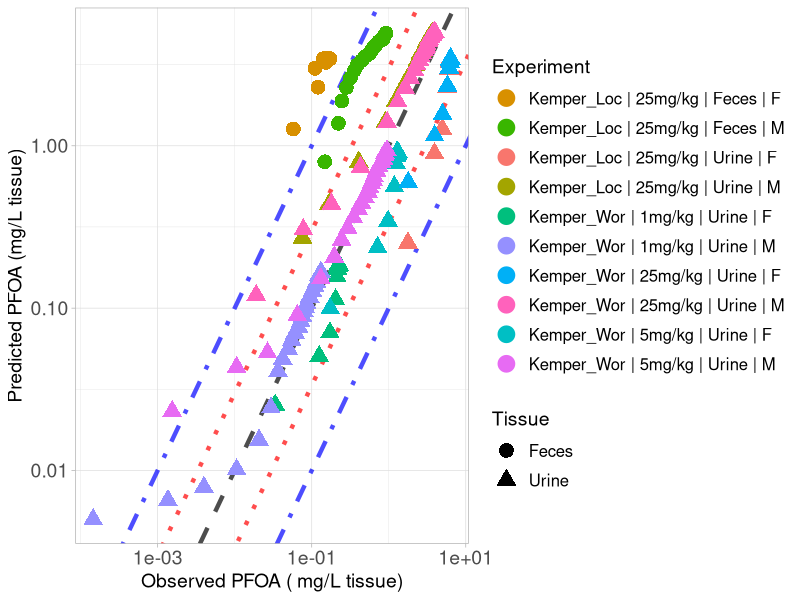

Write the R code that produced this figure.
library(ggplot2)

#setwd("C:/Users/ptsir/Documents/GitHub/PFAS_PBK_models/PFOA inhalation Rat/Validation/Validation_results")
setwd("C:/Users/dpjio/Documents/GitHub/PFAS_PBK_models/PFOA inhalation Rat/Validation/Validation_koff_07_lung_same_RAF_bile")

# Load Results 

# Results from Loccisano
Kemper_excreta_Loccisano_results <- read.csv("Kemper_2003_Excreta_Loccisano_results.csv", header = T)

Kemper_Urine_F_25_Loc <- Kemper_excreta_Loccisano_results[Kemper_excreta_Loccisano_results$Dose == 25 & 
                                             Kemper_excreta_Loccisano_results$Tissue  == "Urine" &
                                          Kemper_excreta_Loccisano_results$sex == "F", ]
Kemper_Urine_F_25_Loc$Experiment <- "Kemper_Loc | 25mg/kg | Urine | F"


Kemper_Feces_F_25_Loc <- Kemper_excreta_Loccisano_results[Kemper_excreta_Loccisano_results$Dose == 25 & 
                                              Kemper_excreta_Loccisano_results$Tissue  == "Feces" &
                                              Kemper_excreta_Loccisano_results$sex == "F", ]
Kemper_Feces_F_25_Loc$Experiment <- "Kemper_Loc | 25mg/kg | Feces | F"



Kemper_Urine_M_25_Loc <- Kemper_excreta_Loccisano_results[Kemper_excreta_Loccisano_results$Dose == 25 & Kemper_excreta_Loccisano_results$Tissue == "Urine" &
                                             Kemper_excreta_Loccisano_results$sex == "M", ]
Kemper_Urine_M_25_Loc$Experiment <- "Kemper_Loc | 25mg/kg | Urine | M"



Kemper_Feces_M_25_Loc <- Kemper_excreta_Loccisano_results[Kemper_excreta_Loccisano_results$Dose == 25 & Kemper_excreta_Loccisano_results$Tissue == "Feces" &
                                             Kemper_excreta_Loccisano_results$sex == "M", ]
Kemper_Feces_M_25_Loc$Experiment <- "Kemper_Loc | 25mg/kg | Feces | M"

#Results from Worley
Kemper_excreta_Worley_results <- read.csv("Kemper_2003_Excreta_Worley_results.csv", header = T)

Kemper_Urine_F_1_Wor <- Kemper_excreta_Worley_results[Kemper_excreta_Worley_results$Dose == 1 & 
                                                           Kemper_excreta_Worley_results$Tissue  == "Urine" &
                                                        Kemper_excreta_Worley_results$sex == "F", ]
Kemper_Urine_F_1_Wor$Experiment <- "Kemper_Wor | 1mg/kg | Urine | F"


Kemper_Urine_F_5_Wor <- Kemper_excreta_Worley_results[Kemper_excreta_Worley_results$Dose == 5 & 
                                                        Kemper_excreta_Worley_results$Tissue  == "Urine" &
                                                        Kemper_excreta_Worley_results$sex == "F", ]
Kemper_Urine_F_5_Wor$Experiment <- "Kemper_Wor | 5mg/kg | Urine | F"


Kemper_Urine_F_25_Wor <- Kemper_excreta_Worley_results[Kemper_excreta_Worley_results$Dose == 25 & 
                                                            Kemper_excreta_Worley_results$Tissue  == "Urine" &
                                                            Kemper_excreta_Worley_results$sex == "F", ]
Kemper_Urine_F_25_Wor$Experiment <- "Kemper_Wor | 25mg/kg | Urine | F"



Kemper_Urine_M_1_Wor <- Kemper_excreta_Worley_results[Kemper_excreta_Worley_results$Dose == 1 & 
                                                        Kemper_excreta_Worley_results$Tissue  == "Urine" &
                                                        Kemper_excreta_Worley_results$sex == "M", ]
Kemper_Urine_M_1_Wor$Experiment <- "Kemper_Wor | 1mg/kg | Urine | M"


Kemper_Urine_M_5_Wor <- Kemper_excreta_Worley_results[Kemper_excreta_Worley_results$Dose == 5 & 
                                                        Kemper_excreta_Worley_results$Tissue  == "Urine" &
                                                        Kemper_excreta_Worley_results$sex == "M", ]
Kemper_Urine_M_5_Wor$Experiment <- "Kemper_Wor | 5mg/kg | Urine | M"


Kemper_Urine_M_25_Wor <- Kemper_excreta_Worley_results[Kemper_excreta_Worley_results$Dose == 25 & 
                                                         Kemper_excreta_Worley_results$Tissue  == "Urine" &
                                                         Kemper_excreta_Worley_results$sex == "M", ]
Kemper_Urine_M_25_Wor$Experiment <- "Kemper_Wor | 25mg/kg | Urine | M"


Experiment <- scales::hue_pal()(10)

names(Experiment) <- unique(c( Kemper_Urine_F_25_Loc$Experiment, Kemper_Feces_F_25_Loc$Experiment,
                               Kemper_Urine_M_25_Loc$Experiment,Kemper_Feces_M_25_Loc$Experiment,
                               Kemper_Urine_F_1_Wor$Experiment, Kemper_Urine_F_5_Wor$Experiment, 
                               Kemper_Urine_F_25_Wor$Experiment, Kemper_Urine_M_1_Wor$Experiment,
                               Kemper_Urine_M_5_Wor$Experiment, Kemper_Urine_M_25_Wor$Experiment))



scatter_plot <- ggplot()+
  geom_abline(intercept = log10(1), slope = 1, linetype = "dashed", color = "black", linewidth = 1.5, alpha = 0.7) +  # Identity line in log10 scale
  geom_abline(intercept = log10(3), slope = 1, linetype = "dotted", color = "red", linewidth = 1.5, alpha = 0.7) +  # +3-fold error line
  geom_abline(intercept = log10(1/3), slope = 1, linetype = "dotted", color = "red", linewidth = 1.5, alpha = 0.7) +  # -3-fold error line
  geom_abline(intercept = log10(10), slope = 1, linetype = "dotdash", color = "blue", linewidth = 1.5, alpha = 0.7) +  # +10-fold error line
  geom_abline(intercept = log10(1/10), slope = 1, linetype = "dotdash", color = "blue", linewidth = 1.5, alpha = 0.7) +  # -10-fold error line
  geom_point(data = Kemper_Urine_F_25_Loc, aes(x=Observed, y=Predicted, color = Experiment, shape = Tissue), size=4, stroke = 1.5)+
  geom_point(data = Kemper_Feces_F_25_Loc, aes(x=Observed, y=Predicted, color = Experiment, shape = Tissue), size=4, stroke = 1.5)+
  geom_point(data = Kemper_Urine_M_25_Loc, aes(x=Observed, y=Predicted, color = Experiment, shape = Tissue), size=4, stroke = 1.5)+
  geom_point(data = Kemper_Feces_M_25_Loc, aes(x=Observed, y=Predicted, color = Experiment, shape = Tissue), size=4, stroke = 1.5)+
  geom_point(data = Kemper_Urine_F_1_Wor, aes(x=Observed, y=Predicted, color = Experiment, shape = Tissue), size=4, stroke = 1.5)+
  geom_point(data = Kemper_Urine_F_5_Wor, aes(x=Observed, y=Predicted, color = Experiment, shape = Tissue), size=4, stroke = 1.5)+
  geom_point(data = Kemper_Urine_F_25_Wor, aes(x=Observed, y=Predicted, color = Experiment, shape = Tissue), size=4, stroke = 1.5)+
  geom_point(data = Kemper_Urine_M_1_Wor, aes(x=Observed, y=Predicted, color = Experiment, shape = Tissue), size=4, stroke = 1.5)+
  geom_point(data = Kemper_Urine_M_5_Wor, aes(x=Observed, y=Predicted, color = Experiment, shape = Tissue), size=4, stroke = 1.5)+
  geom_point(data = Kemper_Urine_M_25_Wor, aes(x=Observed, y=Predicted, color = Experiment, shape = Tissue), size=4, stroke = 1.5)+
  scale_y_log10()+
  scale_x_log10()+
  scale_color_manual(values = Experiment)+
  theme(legend.spacing.y = unit(1, 'cm')) +
  guides(fill = guide_legend(byrow = TRUE))+
  theme_light()+
  labs(y = "Predicted PFOA (mg/L tissue)",
       x = "Observed PFOA ( mg/L tissue)")+
  theme(plot.title = element_text(hjust = 0.5),
        legend.key.size = unit(0.75, 'cm'),  
        legend.title = element_text(size=14),
        legend.text = element_text(size=12,  hjust = 0),
        axis.text = element_text(size = 14),
        axis.title = element_text(size = 14),
        )

#print(scatter_plot)

ggsave("validation_plot_PFOA_excreta.png", scatter_plot, width = 11, height = 7, units = "in", dpi = 300)
